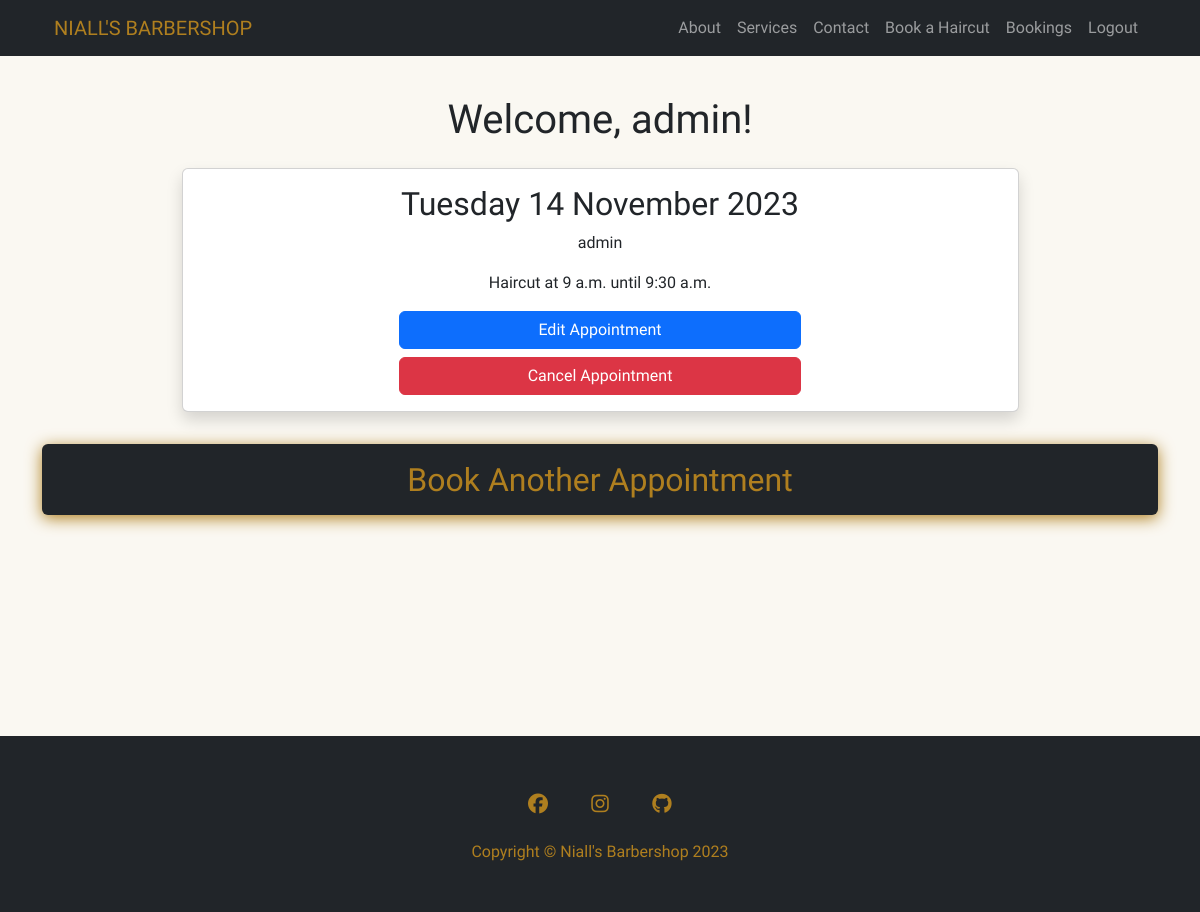
The app's page /booking/13/ (signed in) with its own data.
### booking_system/models.py (models this page shows, shortened)
class Booking(models.Model):
    username = models.ForeignKey(User, on_delete=models.CASCADE,
                                 related_name='username_booking')
    date_of_booking = models.DateField()
    service_name = models.ForeignKey(Services, on_delete=models.CASCADE,
                                     related_name='service_name_booking')
    start_time = models.TimeField(choices=BOOKING_TIME)
    end_time = models.TimeField(editable=False, blank=True, null=True)
    confirmed = models.BooleanField(default=False)
    class Meta:
        ordering = ['date_of_booking', 'start_time']

class Services(models.Model):
    service_name = models.CharField(max_length=250)
    session_length = models.DurationField()
    cost = models.DecimalField(max_digits=8, decimal_places=2)
    def __str__(self):
        return self.service_name

### booking_system/views.py (the view)
# urls.py: path('booking/<int:pk>/', views.BookingDetailView.as_view(),
class BookingDetailView(LoginRequiredMixin, DetailView):
    model = Booking

### booking_system/templates/booking_system/booking_detail.html
{% extends "base.html" %}
{% block content %}
{% load account %}
<div class="container mt-5">
    <h1 class="pt-5 text-center ">Welcome, {% user_display user %}!</h1>
        <div class='d-flex justify-content-center '>
            <div class="card shadow p-3 m-3 text-center w-75">
                <h2>{{ booking.date_of_booking|date:"l j F Y" }}</h2>
                {% if user.is_superuser %}
                <p>{{ booking.username }}</p>
                {% endif %}
                <p>{{ booking.service_name }} at {{ booking.start_time|date:"g a" }} until {{ booking.end_time }}</p>
                <div class="d-grid gap-2 col-6 mx-auto">
                    <button class="btn btn-primary" type="button">Edit Appointment</button>
                    <a href="{%  url 'booking-delete' booking.id  %}" class="btn btn-danger" type="button">Cancel Appointment</a>
                </div>
            </div>
        </div>
        <a href="{% url 'createbooking' %}" class="link-underline link-underline-opacity-0">
            <div class="d-grid gap-2 md-col-5 mx-auto pt-3">
                <button class="btn custom-button-dark-gold pt-3 haircut-hover" type="button"><h2>Book Another Appointment</h2></button>
            </div>
        </a>
</div>
{% endblock %}

### static/css/style.css (style rules this page uses)
:root { --clr-gold: #af7f1f; --clr-light: #faf8f2; --clr-dark: #212529; }
body { font-family: 'Tenor Sans', sans-serif; background-color: var(--clr-light); }
h1, h2, h3, h4, h5 { font-family: 'Sancreek', serif; }
.custom-button-dark-gold { transition: .5s ease-in-out; background-color: var(--clr-dark); color: var(--clr-gold); box-shadow: 0 0.2rem 1rem var(--clr-gold); }
.haircut-hover { transition: .5s ease-in-out; text-decoration: none; box-shadow: 0 0.2rem 1rem var(--clr-gold); }

### records on screen
Booking: date_of_booking "Tuesday 14 November 2023", username "admin", service_name "Haircut", start_time "9 a.m.", end_time "9:30 a.m."
